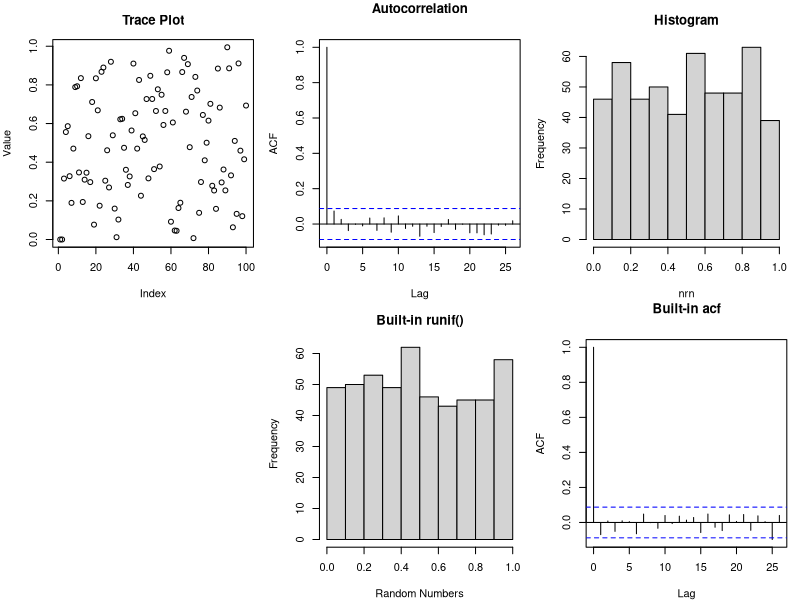
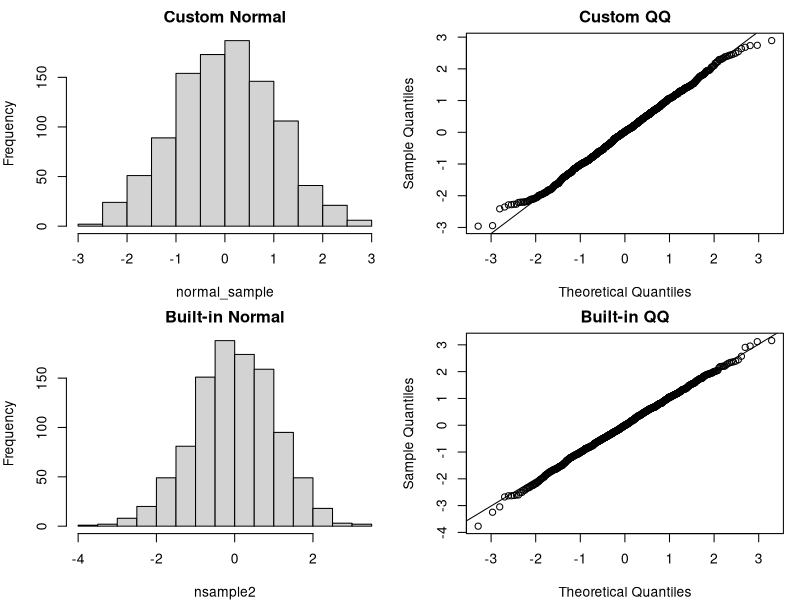
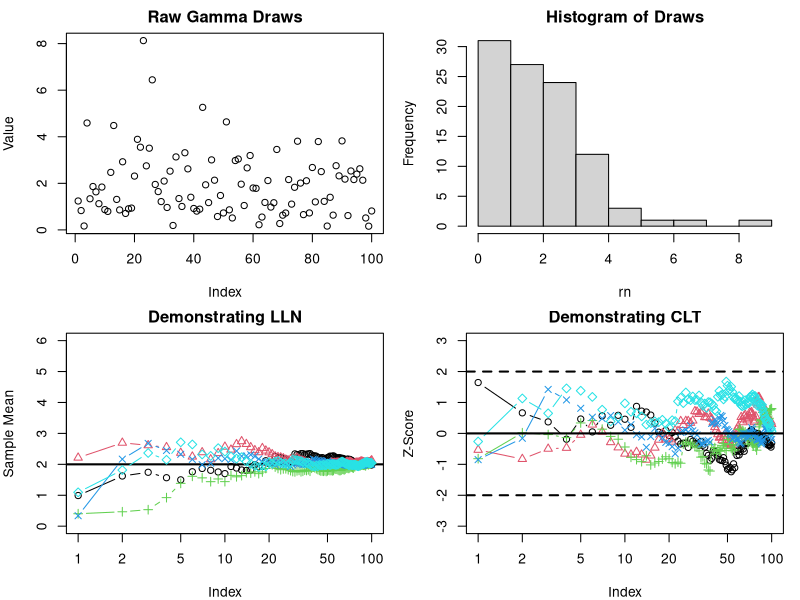
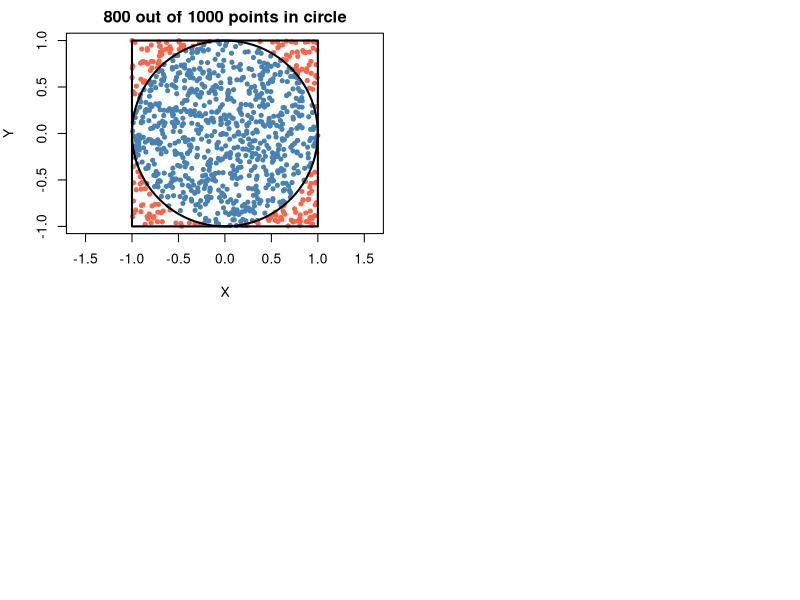

Reproduce these figures in R, in order.
## ---- chunk 1
#| label: fig-lcg-vs-runif
#| echo: true
#| fig-cap: "A hand-rolled linear congruential generator versus R's built-in `runif()`: trace plot, autocorrelation, and histogram for each."
A <- 7^5
M <-  2^31-1

N <- 500
rn <- rep (0, N)
rn[1] <- 10 # Initial seed
for (i in 2:length (rn))
{
    rn[i] <- (A * rn[i-1] ) %% M
}

## Scale the numbers to fall between 0 and 1
nrn <- rn/(M-1)

## Compare with R's built-in runif()
n <- 500
a <- runif(n)

par(mfrow=c(2,3),mar=c(4,4,3,1))
plot(nrn[1:100], main="Trace Plot", ylab="Value", xlab="Index")
acf(nrn, main="Autocorrelation")
hist(nrn, main="Histogram")
plot.new()
hist(a,xlab="Random Numbers",main="Built-in runif()")
acf(a,main="Built-in acf")
## ---- chunk 2
#| label: fig-box-muller
#| echo: true
#| fig-cap: "Normal samples generated by the Box-Muller transform, compared with R's built-in `rnorm()`: histogram and QQ plot for each."
gen_normal <- function(n)
{
    # calculates size of random samples (we generate pairs, so we need half)
    size_sample <- ceiling(n/2)
    
    # R^2 ~ Exp(1/2), so we take the square root to get R
    R <- sqrt(2*rexp(size_sample))
    theta <- runif(size_sample,0,2*pi)
    
    X <- R*cos(theta)  
    Y <- R*sin(theta)
    
    c(X,Y)[1:n]  
}

normal_sample <- gen_normal(1000)

## R's built-in generator for comparison
nsample2 <- rnorm (1000)

par(mfrow=c(2,2),mar=c(4,4,2,1))
hist(normal_sample,main="Custom Normal")
qqnorm(normal_sample, main="Custom QQ")
qqline(normal_sample)
hist(nsample2, main="Built-in Normal")
qqnorm(nsample2, main="Built-in QQ")
qqline(nsample2)
## ---- chunk 3
#| label: fig-lln-clt-gamma
#| echo: true
#| fig-cap: "Law of Large Numbers and Central Limit Theorem for the sample mean of Gamma(2,1) draws: raw draws, their histogram, running averages converging to $\\mu=2$, and standardized running means stabilizing to $N(0,1)$."
n <- 100
rn <- rgamma(n, shape = 2)

par(mfrow = c(2,2))
plot(rn[1:100], main="Raw Gamma Draws", ylab="Value")
hist(rn, main="Histogram of Draws")

## Calculate running averages (LLN)
xbar.rep <- replicate(5, cumsum(rgamma(n, shape = 2))/(1:n))
## Calculate running standardized means (CLT)
se.rep <- replicate(5, (cumsum(rgamma(n, shape = 2))/(1:n) - 2) / sqrt(2/(1:n)))

## Plot LLN: should converge to mu = 2
plot(xbar.rep[,1], main = "Demonstrating LLN", log = "x", type = "b", ylim = c(0, 6), ylab="Sample Mean")
abline(h = 2, lwd=2)
for (i in 2:ncol(xbar.rep)) points(xbar.rep[,i], col = i, pch = i, type = "b")

## Plot CLT: should stabilize within roughly [-3, 3] standard deviations
plot(se.rep[,1], ylim = c(-3,3), type="b", log = "x", main="Demonstrating CLT", ylab="Z-Score")
for (i in 2:ncol(se.rep)) points(se.rep[,i], col = i, pch = i, type = "b")
abline(h = c(0, -2, 2), lty = c(1,2,2), lwd=2)
## ---- chunk 4
#| label: fig-mc-pi-darts
#| echo: true
#| fig-height: 5
#| fig-width: 5
#| fig-cap: "1,000 uniform points ('darts') thrown at the $[-1,1]^2$ square; the fraction landing inside the inscribed circle gives a Monte Carlo estimate of $\\pi$."
set.seed(123)
n_visual <- 1000
x_pts <- runif(n_visual, -1, 1)
y_pts <- runif(n_visual, -1, 1)
inside_circle <- (x_pts^2 + y_pts^2) <= 1

## Plot points
plot(x_pts, y_pts, col = ifelse(inside_circle, "steelblue", "tomato"), 
     pch = 20, asp = 1, xlab = "X", ylab = "Y", 
     main = paste(sum(inside_circle), "out of", n_visual, "points in circle"))

## Draw the boundaries
rect(-1, -1, 1, 1, border = "black", lwd = 2)
theta_seq <- seq(0, 2*pi, length.out = 100)
lines(cos(theta_seq), sin(theta_seq), col = "black", lwd = 2)
## ---- chunk 5
#| label: tbl-mc-pi-by-n
#| echo: true
#| warning: false
#| tbl-cap: "Monte Carlo estimation of pi across different sample sizes."
library(knitr)

## n is the number of samples drawn uniformly from the rectangle (-1,1)  * (-1,1)
## an estimate of pi is returned
pi_est_mc <- function(n)
{
    X <- runif(n,-1,1)
    Y <- runif(n,-1,1)
    
    # 4 times the indicator function
    Z <- 4 * (X^2 + Y^2 <= 1)
    
    mu <- mean(Z)
    error <- 1.96 * sd(Z) / sqrt(n)
    
    list(n = n, pi.est = mu, error.95perc = error, ci.lower = mu - error, ci.upper = mu + error)
}  

## Run the estimation for varying sample sizes
sample_sizes <- c(100, 10000, 100000, 10000000)
results_list <- lapply(sample_sizes, pi_est_mc)

## Combine results into a dataframe for tabular display
results_df <- data.frame(
  N = sapply(results_list, function(x) x$n),
  Estimate = sapply(results_list, function(x) x$pi.est),
  Error_Margin = sapply(results_list, function(x) x$error.95perc),
  CI_Lower = sapply(results_list, function(x) x$ci.lower),
  CI_Upper = sapply(results_list, function(x) x$ci.upper)
)

## Render the formatted table
kable(results_df, 
      col.names = c("Sample Size (N)", "Estimated Pi", "95% Margin of Error", "Lower CI", "Upper CI"), 
      digits = 6, 
      caption = "Monte Carlo Estimation of Pi across different sample sizes")
